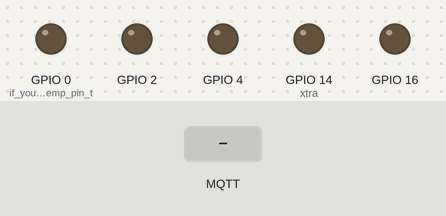
Recording of a sketch running on a simulated ESP8266 (NodeMCU). On the bench: output pins drawn as LEDs (lit = HIGH). Inputs (shaded band) come from the test bench. WiFi joins after 1.5 s; servers stay silent unless stated; no MQTT or app messages arrive unless stated; what the sketch prints to the serial monitor is not drawn.

Above: at 2.7 s.
2.8 s: MQTT message "0" arrives on the first subscribed topic
At 3.9 s:
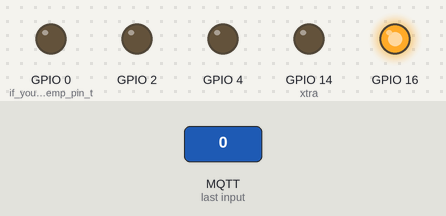
4.3 s: MQTT message "0" arrives on the second subscribed topic
At 5.0 s:
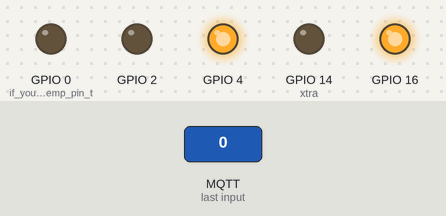
5.8 s: MQTT message "1" arrives on the first subscribed topic
At 6.2 s:
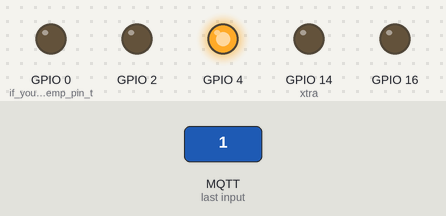
7.3 s: MQTT message "0" arrives on the third subscribed topic
At 8.5 s:
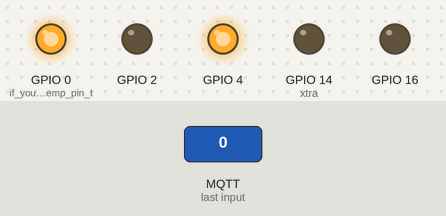
8.8 s: MQTT message "1" arrives on the second subscribed topic
At 9.6 s:
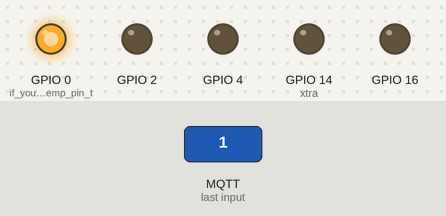
10.3 s: MQTT message "1" arrives on the third subscribed topic
At 10.8 s:
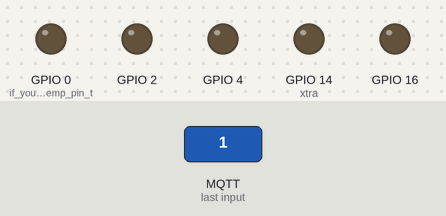
Timing chart, 0 to 12.8 s (numbered marks = the images above; inputs shaded):
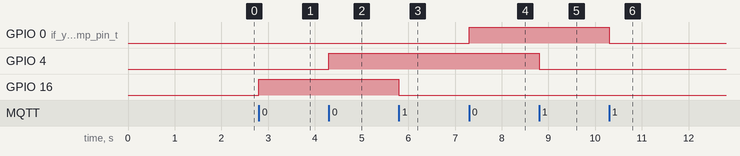

The sketch:

4way-esp-mqtt-relay_.ino
```cpp
#include <ESP8266WiFi.h>
#include <PubSubClient.h>
#include <OneWire.h>
#include <DallasTemperature.h>

// wifi and MQTT broker vars

const char* ssid = "**********";              // your network ssid
const char* password = "*******";             // password
const char* mqtt_server = "192.168.1.121";    // your mqtt server
boolean pin1 = false;
boolean pin2 = false;
boolean pin3 = false;                          //not shure here but i commented temp pin
boolean pin4 = false;
boolean pin5 = false;
//boolean pin6 = false;
const int   misc_sens_pin = 12;                // temp was after thought 12 was free,. change to pin you like
const int   mqtt_interval = 60000;

WiFiClient espClient;
PubSubClient client(espClient);
OneWire oneWire(misc_sens_pin);
DallasTemperature DS18B20(&oneWire);

long lastMsg = 0;
char msg[50];
int value = 0;

void setup_wifi() {

  delay(10);
  Serial.println();
  Serial.print("Connecting to ");
  Serial.println(ssid);

  WiFi.begin(ssid, password);

  while (WiFi.status() != WL_CONNECTED) {
    delay(500);
    Serial.print(".");
  }

  Serial.println("");
  Serial.println("WiFi connected");
  Serial.println("IP address: ");
  Serial.println(WiFi.localIP());
}

void callback(char* topic, byte* payload, unsigned int length) {
  if( (char)topic[0] == 'A') {
    if ((char)payload[0] == '1') {
        digitalWrite(16, LOW);  // you will need to change pin # if done elswere, it is 16 now thats the onboard led for testing
    }
    if ((char)payload[0] == '0') {
        digitalWrite(16, HIGH);          // and here same as above and for any pin changes
    }
  }

  if( (char)topic[0] == 'B') {
    if ((char)payload[0] == '1') {
        digitalWrite(4, LOW);   // Turn the LED on (Note that LOW is the voltage level
    }
    if ((char)payload[0] == '0') {
        digitalWrite(4, HIGH);   // Turn the LED on (Note that LOW is the voltage level
    }
  }

  if( (char)topic[0] == 'C') {
    if ((char)payload[0] == '1') {
        digitalWrite(0, LOW);   // Turn the LED on (Note that LOW is the voltage level
    }
    if ((char)payload[0] == '0') {
        digitalWrite(0, HIGH);   // Turn the LED on (Note that LOW is the voltage level
    }
  }

  if( (char)topic[0] == 'D') {
    if ((char)payload[0] == '1') {
        digitalWrite(2, LOW);   // Turn the LED on (Note that LOW is the voltage level
    }
    if ((char)payload[0] == '0') {
        digitalWrite(2, HIGH);   // Turn the LED on (Note that LOW is the voltage level
    }
  }
}

void reconnect() {
  // Loop until we're reconnected
  while (!client.connected()) {
    Serial.print("Attempting MQTT connection...");
    // Attempt to connect
    if (client.connect("ESP8266Client5")) {
      Serial.println("connected");


      // ... and resubscribe
      client.subscribe("A");
      client.subscribe("B");
      client.subscribe("C");
      client.subscribe("D");

    } else {
      Serial.print("failed, rc=");
      Serial.print(client.state());
      Serial.println(" try again in 5 seconds");
      // Wait 5 seconds before retrying
      delay(5000);
    }
  }
}


void setup() {
  pinMode(16, OUTPUT);
  pinMode(4, OUTPUT);
  pinMode(0, OUTPUT);                     // if you changed temp pin then it needs to be input..
  pinMode(2, OUTPUT);
  pinMode(14, OUTPUT);                    //xtra
  pinMode(12, INPUT);                     //temp pin

  Serial.begin(115200);
  setup_wifi();
  client.setServer(mqtt_server, 1883);
  client.setCallback(callback);
}

void loop() {
  float temp;
  char tempStr[5];

  if (!client.connected()) {
    reconnect();
  }
  client.loop();
   long now = millis();
  if (now - lastMsg > mqtt_interval) {
    lastMsg = now;
    ++value;
    DS18B20.requestTemperatures();
    temp = DS18B20.getTempCByIndex(0);

    //temp = (temp * 9.0)/ 5.0 + 32.0;        // uncoment for tem F

    String(temp).toCharArray(tempStr, 2);

    String(temp).toCharArray(tempStr, 5);
    client.publish("outTopictemp", tempStr);
    client.publish("outTopic", "Relay Board OK");

  }
}
```

Measured:
- after the input at 2.8 s, GPIO 16: LOW → HIGH at once
- after the input at 4.3 s, GPIO 4: LOW → HIGH at once
- after the input at 5.8 s, GPIO 16: HIGH → LOW at once
- after the input at 7.3 s, GPIO 0 (if_you_changed_temp_pin_t): LOW → HIGH at once
- after the input at 8.8 s, GPIO 4: HIGH → LOW at once
- after the input at 10.3 s, GPIO 0 (if_you_changed_temp_pin_t): HIGH → LOW at once
